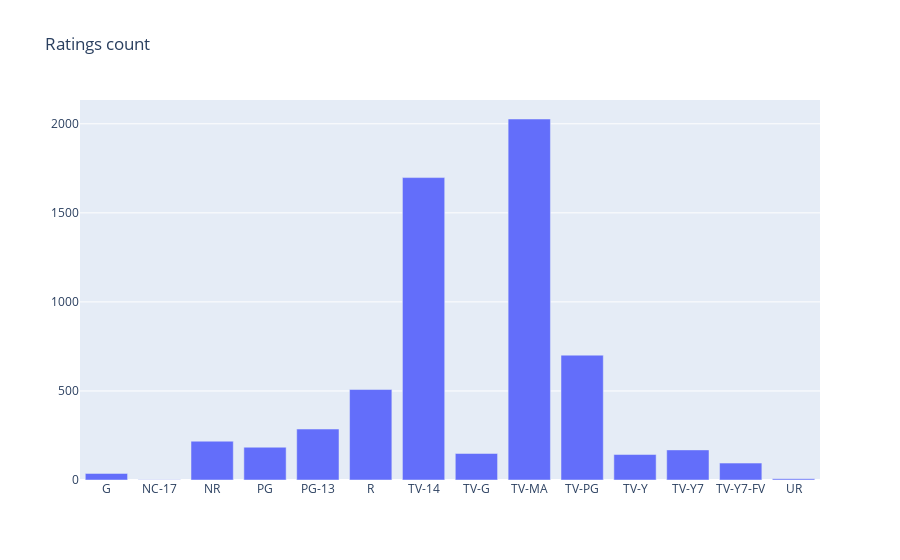

Write notebook code for a chart like this one.
### Code cell
trace0 = go.Bar(
    x=rating.index,
    y=rating.title,
    name='Rating',
    orientation = 'v'
)

data = [trace0]
layout = {'title': 'Ratings count'}

fig = go.Figure(data=data, layout=layout)

iplot(fig)

### Figure 1 — Plotly figure (JSON) as saved in the notebook; plotly's stock layout.template omitted (floating-point values rounded to 4 significant figures)
{"data": [{"name": "Rating", "orientation": "v", "type": "bar", "x": ["G", "NC-17", "NR", "PG", "PG-13", "R", "TV-14", "TV-G", "TV-MA", "TV-PG", "TV-Y", "TV-Y7", "TV-Y7-FV", "UR"], "y": [37, 2, 218, 184, 286, 508, 1698, 149, 2027, 701, 143, 169, 95, 7]}], "layout": {"title": {"text": "Ratings count"}}}
